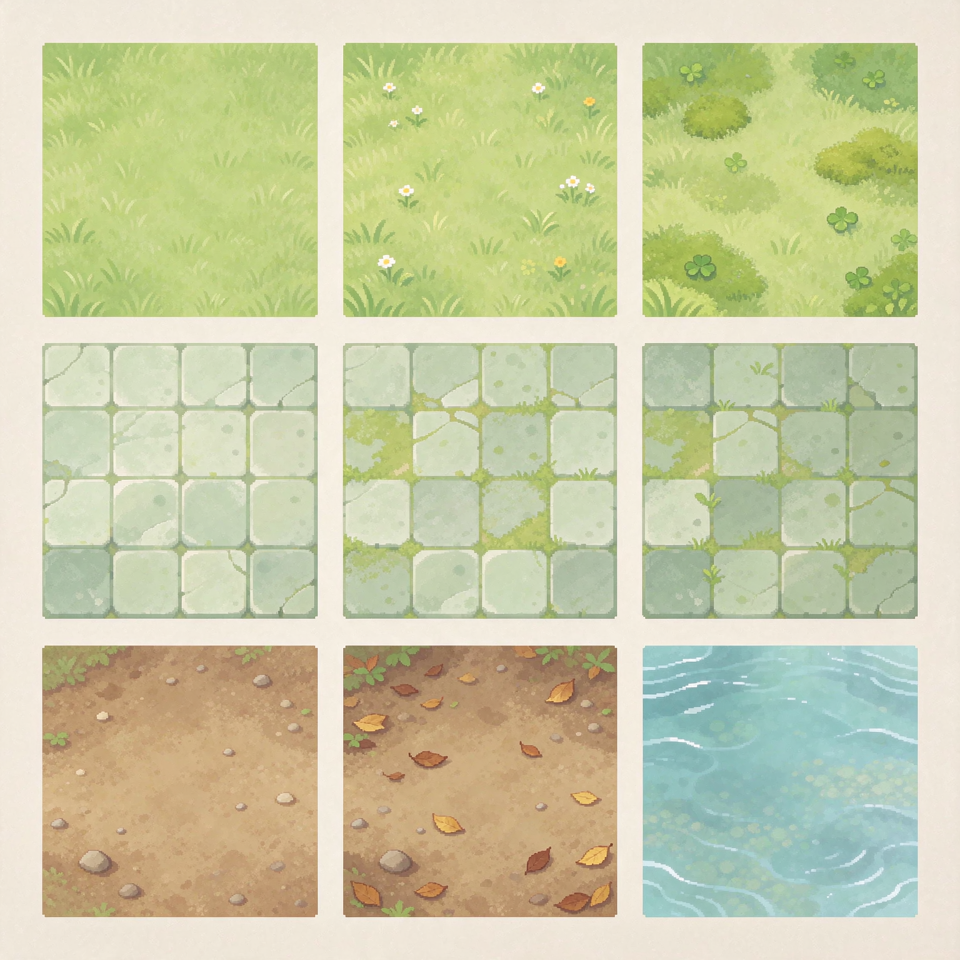
#> input picture ai/sweet_res_material/jungle_depths/out/jungle_depths_floors_b.png, 960 x 960 px
$ python build_floor_set.py
#> lines starting #> are read from the running program, lines starting #| are printed output that depends on the picture; after the words box and inside, x2 and y2 are one past the last pixel; in counts of white or black regions, pixels touching at a corner belong together
"""Cut the 3x3 floor sheet into nine 40x40 seamless floor tiles."""

from pathlib import Path

import numpy as np
from PIL import Image

ROOT = Path(__file__).resolve().parents[1]
OUT = ROOT / "out"
ELEM = OUT / "elements"
ELEM.mkdir(parents=True, exist_ok=True)

BG = np.array([247, 241, 227], dtype=np.int16)

NAMES = [
    ["grass_plain", "grass_flowers", "grass_moss"],
    ["stone_plain", "stone_moss", "stone_leaves"],
    ["earth_plain", "earth_leaves", "water_plain"],
]
CELL = 320


def main():
    sheet = Image.open(OUT / "jungle_depths_floors_b.png").convert("RGB")
#> sheet is the input picture: PIL image 960x960 RGB; mean R, G, B 201.1, 203.6, 165.5
    assert sheet.size == (960, 960), sheet.size
    for r, row in enumerate(NAMES):
        for c, name in enumerate(row):
            cell = sheet.crop((c * CELL, r * CELL, (c + 1) * CELL, (r + 1) * CELL))
            a = np.array(cell).astype(np.int16)
            mask = np.abs(a - BG).max(axis=2) > 20
            ys, xs = np.where(mask)
            x0, x1, y0, y1 = xs.min(), xs.max() + 1, ys.min(), ys.max() + 1
            side = int(min(x1 - x0, y1 - y0) * 0.95)
            cx, cy = (x0 + x1) // 2, (y0 + y1) // 2
            cell = cell.crop((cx - side // 2, cy - side // 2, cx + side // 2, cy + side // 2))
            tile = cell.resize((40, 40), Image.LANCZOS)
            if name == "water_plain":
                # mirror-tile to guarantee seamless edges, then squeeze back to 40
                m = Image.new("RGB", (80, 80))
                m.paste(tile, (0, 0))
                m.paste(tile.transpose(Image.FLIP_LEFT_RIGHT), (40, 0))
                m.paste(tile.transpose(Image.FLIP_TOP_BOTTOM), (0, 40))
                m.paste(tile.transpose(Image.ROTATE_180), (40, 40))
                tile = m.resize((40, 40), Image.LANCZOS)
            tile.save(ELEM / f"floor2_{name}.png")
            print("floor2", name)
#> this loop made 3 passes
#> pass 1, in main, `tile.save(ELEM / f"floor2_{name}.png")`:
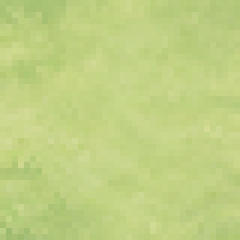
#> saved as floor2_grass_plain.png: PIL image 40x40 RGB (shown 6 times larger); mean R, G, B 191.9, 208.5, 130.6
#> pass 1, in main, `tile.save(ELEM / f"floor2_{name}.png")`:
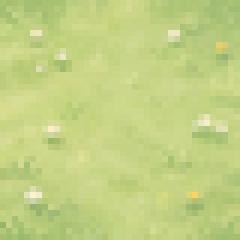
#> saved as floor2_grass_flowers.png: PIL image 40x40 RGB (shown 6 times larger); mean R, G, B 194.2, 208.9, 130.6
#> pass 1, in main, `tile.save(ELEM / f"floor2_{name}.png")`:
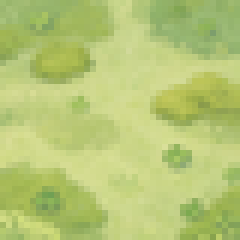
#> saved as floor2_grass_moss.png: PIL image 40x40 RGB (shown 6 times larger); mean R, G, B 181.9, 198.6, 117.3
#> pass 2, in main, `tile.save(ELEM / f"floor2_{name}.png")`:
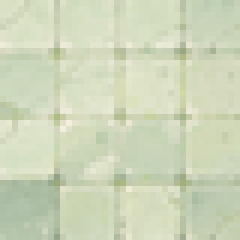
#> saved as floor2_stone_plain.png: PIL image 40x40 RGB (shown 6 times larger); mean R, G, B 205.9, 214.4, 185.7
#> after the loop:
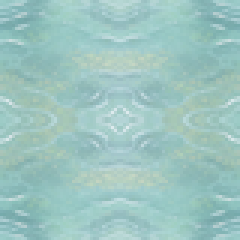
#> m: PIL image 80x80 RGB (shown 3 times larger); mean R, G, B 156.3, 196.6, 192.4
#> after the loop:
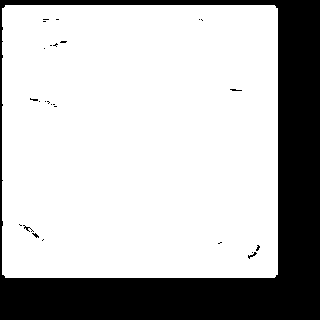
#> mask: shape (320, 320) bool; 73.4% white; 26 black regions (23 under 20 px), largest, box (x1, y1, x2, y2) and area: (0, 0, 320, 320) 27097, (23, 225, 34, 232) 22, (248, 252, 257, 259) 22

    # tiling previews 6x6 at 4x
    for row in NAMES:
        for name in row:
            tile = Image.open(ELEM / f"floor2_{name}.png").convert("RGB")
            big = Image.new("RGB", (240, 240))
#> big: PIL image 240x240 RGB; every value is 0
            for r in range(6):
                for c in range(6):
                    big.paste(tile, (c * 40, r * 40))
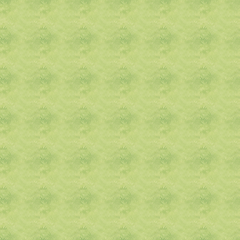
#> big: PIL image 240x240 RGB; mean R, G, B 191.9, 208.5, 130.6
            big.resize((960, 960), Image.NEAREST).save(OUT / f"_tiling2_{name}.png")
    print("tiling previews OK")


if __name__ == "__main__":
    main()
